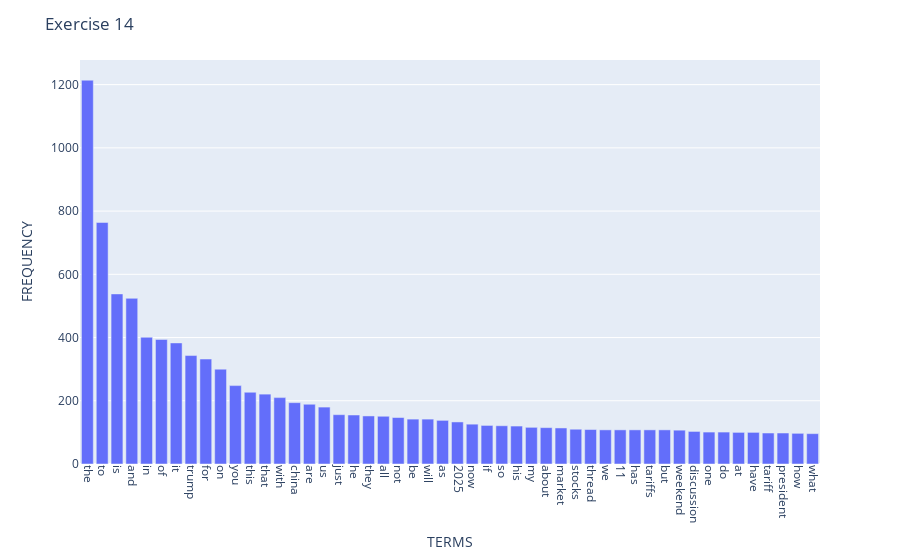

Notebook code for this chart:
### Code cell
top_50 = term_frequencies.argsort()[-50:][::-1]

g = px.bar(x=count_vect.get_feature_names_out()[top_50], y=term_frequencies[top_50])
g.update_layout(
    xaxis=dict(tickangle=90, title="TERMS"),
    yaxis=dict(title="FREQUENCY"),
    title="Exercise 14"
)

### Figure 1 — Plotly figure (JSON) as saved in the notebook; plotly's stock layout.template omitted (floating-point values rounded to 4 significant figures)
{"data": [{"hovertemplate": "x=%{x}<br>y=%{y}<extra></extra>", "legendgroup": "", "marker": {"color": "#636efa", "pattern": {"shape": ""}}, "name": "", "orientation": "v", "showlegend": false, "textposition": "auto", "type": "bar", "x": ["the", "to", "is", "and", "in", "of", "it", "trump", "for", "on", "you", "this", "that", "with", "china", "are", "us", "just", "he", "they", "all", "not", "be", "will", "as", "2025", "now", "if", "so", "his", "my", "about", "market", "stocks", "thread", "we", "11", "has", "tariffs", "but", "weekend", "discussion", "one", "do", "at", "have", "tariff", "president", "how", "what"], "xaxis": "x", "y": [1214, 764, 538, 524, 401, 394, 383, 343, 332, 300, 248, 227, 221, 210, 194, 189, 180, 156, 155, 152, 151, 147, 142, 142, 138, 133, 126, 122, 121, 120, 116, 115, 114, 110, 109, 108, 108, 108, 108, 108, 107, 103, 101, 101, 100, 100, 98, 98, 97, 96], "yaxis": "y"}], "layout": {"barmode": "relative", "legend": {"tracegroupgap": 0}, "margin": {"t": 60}, "title": {"text": "Exercise 14"}, "xaxis": {"anchor": "y", "domain": [0, 1], "tickangle": 90, "title": {"text": "TERMS"}}, "yaxis": {"anchor": "x", "domain": [0, 1], "title": {"text": "FREQUENCY"}}}}
